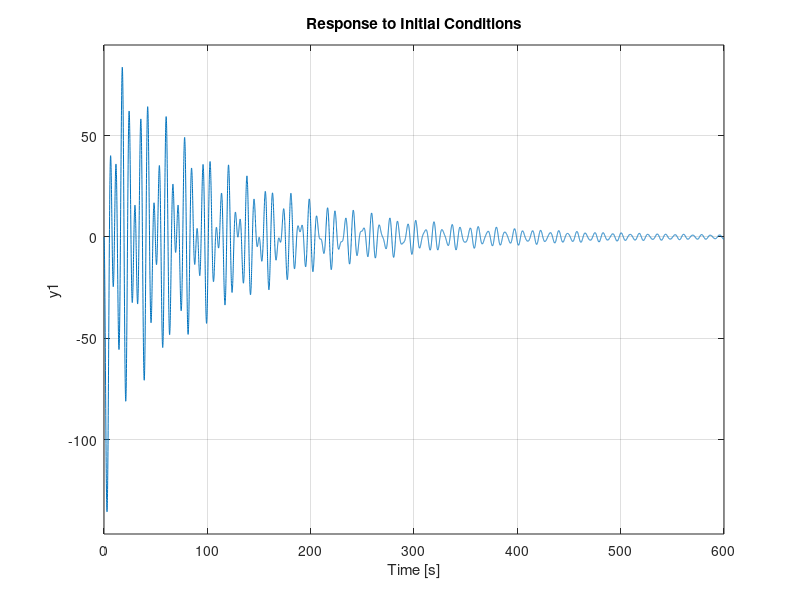
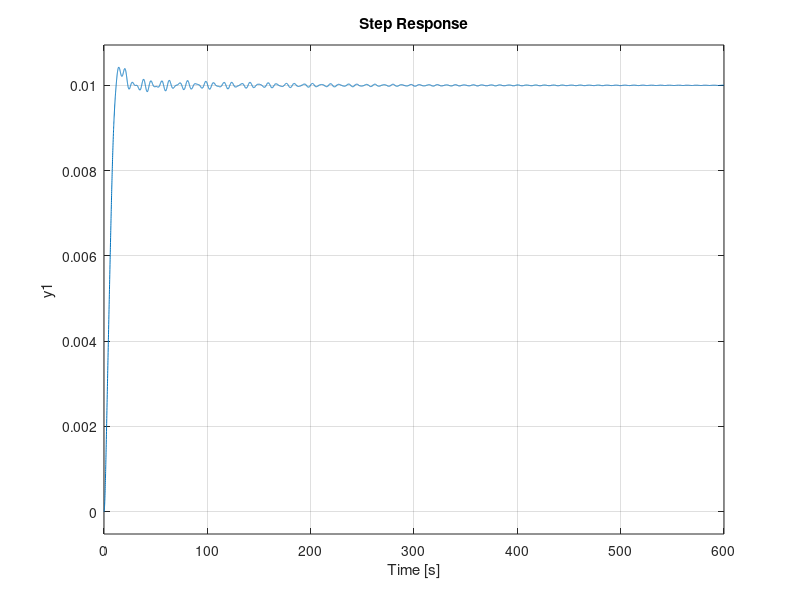
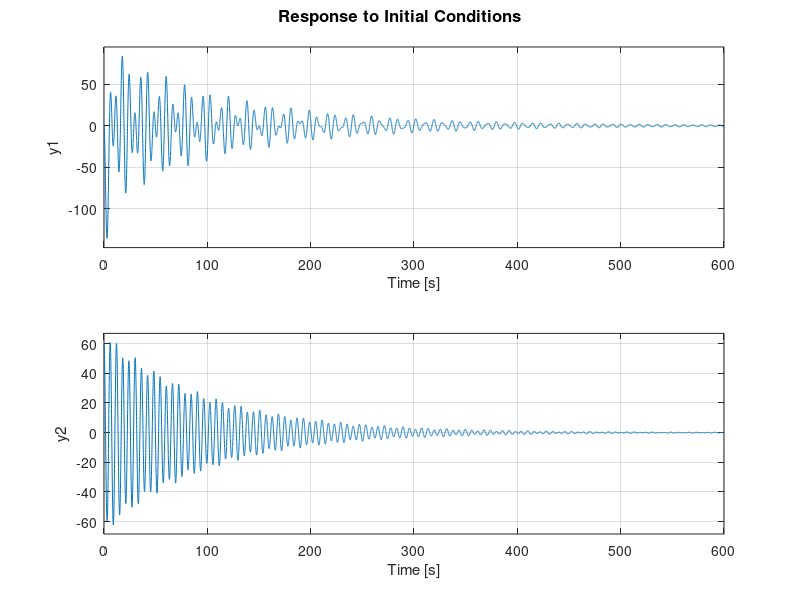
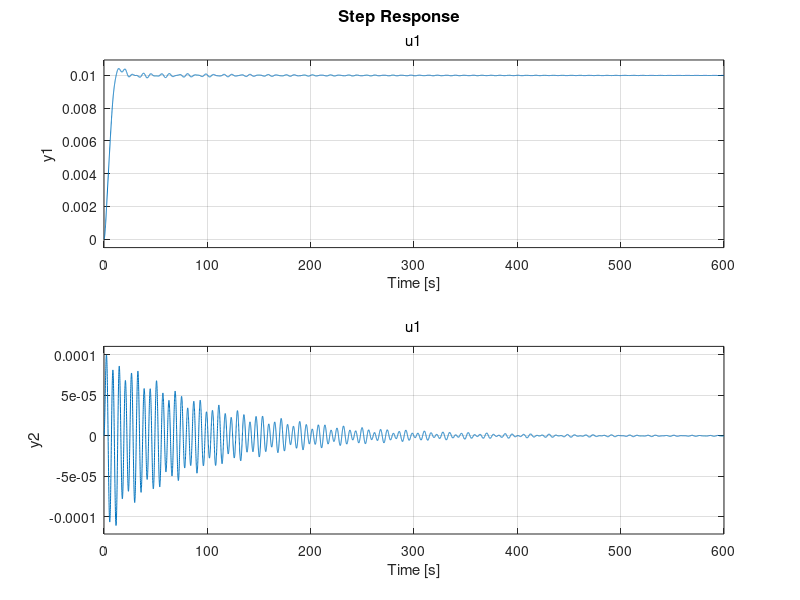

Write the MATLAB code that produced these figures, in order.
%clearing the previous outputs
clc
clear
%initialzing the values for the constants M, m1, m2, l1 and l2
M=1000; %Mass of the cart
m_1=100; %mass of the Pendulum 1
m_2=100; %mass of the Pendulum 2
l_1=20; %length of the string attached with Pendulum 1 from the cart
l_2=10; %length of the string attached with Pendulum 2 from the cart
g=9.81; %accelertaion due to gravity in m/s^2 is a constant
%declaring the state space matrices
A=[0 1 0 0 0 0;
 0 0 -(m_1*g)/M 0 -(m_2*g)/M 0;
 0 0 0 1 0 0;
 0 0 -((M+m_1)*g)/(M*l_1) 0 -(m_2*g)/(M*l_1) 0;
 0 0 0 0 0 1;
 0 0 -(m_1*g)/(M*l_2) 0 -(g*(M+m_2))/(M*l_2) 0];
B=[0; 1/M; 0; 1/(M*l_1); 0; 1/(M*l_2)];
% We have previously found out only C1, C3 and C4 are observable.
% Hence we will only use C1, C3 and C4.

C_1_matrix = [1 0 0 0 0 0]; %output measurement for the x component
C_3_matrix = [1 0 0 0 0 0; 0 0 0 0 1 0]; %output measurement for the components x and theat2
C_4_matrix = [1 0 0 0 0 0; 0 0 1 0 0 0; 0 0 0 0 1 0]; %output measurement for the components x, theta1 and theat2
D_matrix = 0;%Initiazling the D matrix with zeroes


% declaring the same Q and R matrices
Q=[100 0 0 0 0 0;
 0 100 0 0 0 0;
 0 0 100 0 0 0;
 0 0 0 100 0 0;
 0 0 0 0 100 0;
 0 0 0 0 0 100];
R=0.01; %%these are the variables used in cost function from LQR

% The initial conditions for Leunberger observer consists of 12 state variables are as follows,
% where we are considering 6 actual and 6 estimates
x0=[0,0,30,0,60,0,0,0,0,0,0,0];
% The order of state variables is as follows = [x,dx,theta_1,dtheta_1,theta_2,dtheta_2, 
% estimated_x,estimated_dx,estimated_theta_1,estimated_dtheta_1,estimated_theta_2,estimated_dtheta_2]
% For pole placement, we will choose eigen values with negative real part for stability
poles=[-1;-2;-3;-4;-5;-6];
% Calling LQR function to obtain K matrix
K=lqr(A,B,Q,R);

% Framing the Luenberger equation for all three cases where output is observable
% Using the pole placement funciton built into MATLAB
L_1 = place(A',C_1_matrix',poles)'; %L1 should be a 6x1 matrix
L_3 = place(A',C_3_matrix',poles)'; %L3 should be a 6x2 matrix
L_4 = place(A',C_4_matrix',poles)'; %L4 should be a 6x3 matrix
A_c1 = [(A-B*K) B*K; zeros(size(A)) (A-L_1*C_1_matrix)];% Luenberger A matrix    
B_c = [B;zeros(size(B))];% Luenberger B matrix
C_c1 = [C_1_matrix zeros(size(C_1_matrix))];% Luenberger C matrix
A_c3 = [(A-B*K) B*K; zeros(size(A)) (A-L_3*C_3_matrix)];% Luenberger A matrix
 
C_c3 = [C_3_matrix zeros(size(C_3_matrix))];% Luenberger C matrix
A_c4 = [(A-B*K) B*K; zeros(size(A)) (A-L_4*C_4_matrix)];% Luenberger A matrix 
C_c4 = [C_4_matrix zeros(size(C_4_matrix))];% Luenberger C matrix

system_1 = ss(A_c1, B_c, C_c1,D_matrix);%Inbuilt MATLAB function to output the state space equations
figure % launching a new figure WINDOW in Matlab
initial(system_1,x0)%Inbuilt MATLAB function to verify the initial response  of the system

figure
step(system_1)%Provides the step output response of the system

system_3 = ss(A_c3, B_c, C_c3,D_matrix);%inbult MATLAB function to output the state space equations
figure
initial(system_3,x0)%inbuilt MATLAB function to verify the initial response of the system

figure
step(system_3)%Provides the step output response of the system

system_4 = ss(A_c4, B_c, C_c4, D_matrix);%inbult MATLAB function to output the state space equations
figure
initial(system_4,x0)%inuilt MATLAB function to verify the initial response of the system

figure
step(system_4)%Provides the step output response of the system
grid on